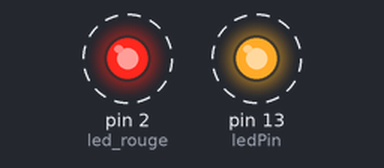
This sketch was run on a simulated Arduino Uno, built with avr-gcc and run on an emulated ATmega328P. Shown: output pins drawn as LEDs (lit = HIGH). Dashed ring = blinking.

Above: at 0.3 s.
Timing chart, 0 to 3.5 s (numbered marks = the images above):
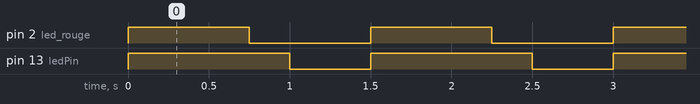

The sketch:

demo_3.ino
```cpp
// déclaration de variables globales (broches...)
const int ledPin = 13;
const int led_rouge = 2; // définition de la broche 2 de la carte en tant que variable

// fonction d'initialisation de la carte
void setup()
{
    pinMode(ledPin, OUTPUT); // initialisation de la broche 13 comme étant une sortie
    pinMode(led_rouge, OUTPUT); // initialisation de la broche 2 comme étant une sortie
}

// fonction principale, elle se répète (s’exécute) à l'infini
void loop()
{
  digitalWrite(ledPin, HIGH);
  digitalWrite(led_rouge, HIGH);
  delay(500);

  digitalWrite(led_rouge, HIGH);
  delay(250);

  digitalWrite(led_rouge, LOW);
  delay(250);

  digitalWrite(ledPin, LOW);
  digitalWrite(led_rouge, LOW);
  delay(500);
}
```

Measured:
- by itself, pin 2 (led_rouge): alternates HIGH for 0.75 s and LOW for 0.75 s
- by itself, pin 13 (ledPin): alternates HIGH for 1.0 s and LOW for 0.50 s
- by itself, everything shown: repeats every 1.5 s, in 3 steps
